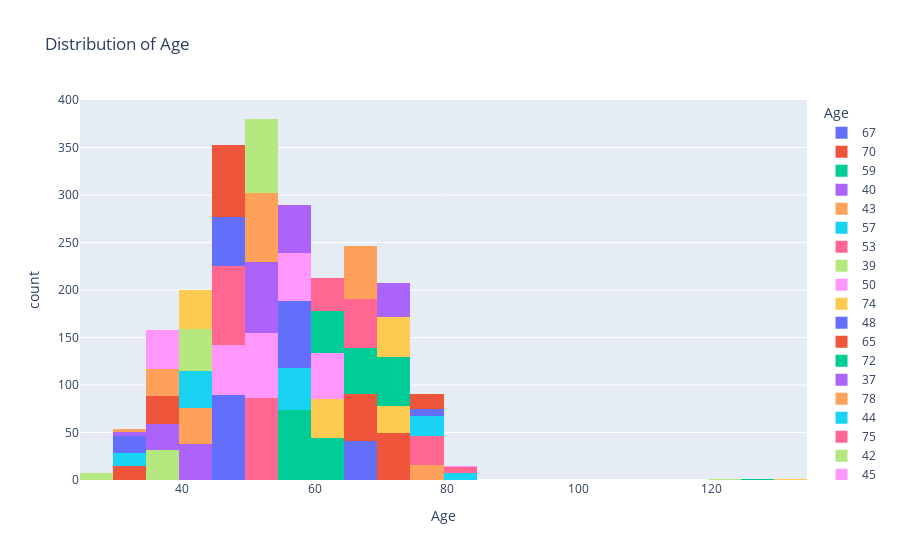

Write notebook code for a chart like this one.
### Markdown cell above
This code generates a histogram that visualizes the distribution of values in the 'Age' column. The x-axis displays the age, while the y-axis shows the number of customers corresponding to each age value.

### Code cell
# Distribbution of Age

fig_age = px.histogram(df, x="Age", nbins=30, color='Age', title="Distribution of Age")

fig_age.show()

### Figure 1 — Plotly figure (JSON) as saved in the notebook; plotly's stock layout.template omitted (floating-point values rounded to 4 significant figures)
{"data": [{"alignmentgroup": "True", "bingroup": "x", "hovertemplate": "Age=%{x}<br>count=%{y}<extra></extra>", "legendgroup": "67", "marker": {"color": "#636efa", "pattern": {"shape": ""}}, "name": "67", "nbinsx": 30, "offsetgroup": "67", "orientation": "v", "showlegend": true, "type": "histogram", "x": [67, 67, 67, 67, 67, 67, 67, 67, 67, 67, 67, 67, 67, 67, 67, 67, 67, 67, 67, 67, 67, 67, 67, 67, 67, 67, 67, 67, 67, 67, 67, 67, 67, 67, 67, 67, 67, 67, 67, 67, 67], "xaxis": "x", "yaxis": "y"}, {"alignmentgroup": "True", "bingroup": "x", "hovertemplate": "Age=%{x}<br>count=%{y}<extra></extra>", "legendgroup": "70", "marker": {"color": "#EF553B", "pattern": {"shape": ""}}, "name": "70", "nbinsx": 30, "offsetgroup": "70", "orientation": "v", "showlegend": true, "type": "histogram", "x": [70, 70, 70, 70, 70, 70, 70, 70, 70, 70, 70, 70, 70, 70, 70, 70, 70, 70, 70, 70, 70, 70, 70, 70, 70, 70, 70, 70, 70, 70, 70, 70, 70, 70, 70, 70, 70, 70, 70, 70, 70, 70, 70, 70, 70, 70, 70, 70, 70], "xaxis": "x", "yaxis": "y"}, {"alignmentgroup": "True", "bingroup": "x", "hovertemplate": "Age=%{x}<br>count=%{y}<extra></extra>", "legendgroup": "59", "marker": {"color": "#00cc96", "pattern": {"shape": ""}}, "name": "59", "nbinsx": 30, "offsetgroup": "59", "orientation": "v", "showlegend": true, "type": "histogram", "x": [59, 59, 59, 59, 59, 59, 59, 59, 59, 59, 59, 59, 59, 59, 59, 59, 59, 59, 59, 59, 59, 59, 59, 59, 59, 59, 59, 59, 59, 59, 59, 59, 59, 59, 59, 59, 59, 59, 59, 59, 59, 59, 59, 59, 59, 59, 59, 59, 59, 59, 59, 59, 59, 59, 59, 59, 59, 59, 59, 59, 59, 59, 59, 59, 59, 59, 59, 59, 59, 59, 59, 59, 59, 59], "xaxis": "x", "yaxis": "y"}, {"alignmentgroup": "True", "bingroup": "x", "hovertemplate": "Age=%{x}<br>count=%{y}<extra></extra>", "legendgroup": "40", "marker": {"color": "#ab63fa", "pattern": {"shape": ""}}, "name": "40", "nbinsx": 30, "offsetgroup": "40", "orientation": "v", "showlegend": true, "type": "histogram", "x": [40, 40, 40, 40, 40, 40, 40, 40, 40, 40, 40, 40, 40, 40, 40, 40, 40, 40, 40, 40, 40, 40, 40, 40, 40, 40, 40, 40, 40, 40, 40, 40, 40, 40, 40, 40, 40, 40], "xaxis": "x", "yaxis": "y"}, {"alignmentgroup": "True", "bingroup": "x", "hovertemplate": "Age=%{x}<br>count=%{y}<extra></extra>", "legendgroup": "43", "marker": {"color": "#FFA15A", "pattern": {"shape": ""}}, "name": "43", "nbinsx": 30, "offsetgroup": "43", "orientation": "v", "showlegend": true, "type": "histogram", "x": [43, 43, 43, 43, 43, 43, 43, 43, 43, 43, 43, 43, 43, 43, 43, 43, 43, 43, 43, 43, 43, 43, 43, 43, 43, 43, 43, 43, 43, 43, 43, 43, 43, 43, 43, 43, 43, 43], "xaxis": "x", "yaxis": "y"}, {"alignmentgroup": "True", "bingroup": "x", "hovertemplate": "Age=%{x}<br>count=%{y}<extra></extra>", "legendgroup": "57", "marker": {"color": "#19d3f3", "pattern": {"shape": ""}}, "name": "57", "nbinsx": 30, "offsetgroup": "57", "orientation": "v", "showlegend": true, "type": "histogram", "x": [57, 57, 57, 57, 57, 57, 57, 57, 57, 57, 57, 57, 57, 57, 57, 57, 57, 57, 57, 57, 57, 57, 57, 57, 57, 57, 57, 57, 57, 57, 57, 57, 57, 57, 57, 57, 57, 57, 57, 57, 57, 57, 57, 57], "xaxis": "x", "yaxis": "y"}, {"alignmentgroup": "True", "bingroup": "x", "hovertemplate": "Age=%{x}<br>count=%{y}<extra></extra>", "legendgroup": "53", "marker": {"color": "#FF6692", "pattern": {"shape": ""}}, "name": "53", "nbinsx": 30, "offsetgroup": "53", "orientation": "v", "showlegend": true, "type": "histogram", "x": [53, 53, 53, 53, 53, 53, 53, 53, 53, 53, 53, 53, 53, 53, 53, 53, 53, 53, 53, 53, 53, 53, 53, 53, 53, 53, 53, 53, 53, 53, 53, 53, 53, 53, 53, 53, 53, 53, 53, 53, 53, 53, 53, 53, 53, 53, 53, 53, 53, 53, 53, 53, 53, 53, 53, 53, 53, 53, 53, 53, 53, 53, 53, 53, 53, 53, 53, 53, 53, 53, 53, 53, 53, 53, 53, 53, 53, 53, 53, 53, 53, 53, 53, 53, 53, 53], "xaxis": "x", "yaxis": "y"}, {"alignmentgroup": "True", "bingroup": "x", "hovertemplate": "Age=%{x}<br>count=%{y}<extra></extra>", "legendgroup": "39", "marker": {"color": "#B6E880", "pattern": {"shape": ""}}, "name": "39", "nbinsx": 30, "offsetgroup": "39", "orientation": "v", "showlegend": true, "type": "histogram", "x": [39, 39, 39, 39, 39, 39, 39, 39, 39, 39, 39, 39, 39, 39, 39, 39, 39, 39, 39, 39, 39, 39, 39, 39, 39, 39, 39, 39, 39, 39, 39, 39], "xaxis": "x", "yaxis": "y"}, {"alignmentgroup": "True", "bingroup": "x", "hovertemplate": "Age=%{x}<br>count=%{y}<extra></extra>", "legendgroup": "50", "marker": {"color": "#FF97FF", "pattern": {"shape": ""}}, "name": "50", "nbinsx": 30, "offsetgroup": "50", "orientation": "v", "showlegend": true, "type": "histogram", "x": [50, 50, 50, 50, 50, 50, 50, 50, 50, 50, 50, 50, 50, 50, 50, 50, 50, 50, 50, 50, 50, 50, 50, 50, 50, 50, 50, 50, 50, 50, 50, 50, 50, 50, 50, 50, 50, 50, 50, 50, 50, 50, 50, 50, 50, 50, 50, 50, 50, 50, 50, 50, 50, 50, 50, 50, 50, 50, 50, 50, 50, 50, 50, 50, 50, 50, 50, 50, 50], "xaxis": "x", "yaxis": "y"}, {"alignmentgroup": "True", "bingroup": "x", "hovertemplate": "Age=%{x}<br>count=%{y}<extra></extra>", "legendgroup": "74", "marker": {"color": "#FECB52", "pattern": {"shape": ""}}, "name": "74", "nbinsx": 30, "offsetgroup": "74", "orientation": "v", "showlegend": true, "type": "histogram", "x": [74, 74, 74, 74, 74, 74, 74, 74, 74, 74, 74, 74, 74, 74, 74, 74, 74, 74, 74, 74, 74, 74, 74, 74, 74, 74, 74, 74, 74], "xaxis": "x", "yaxis": "y"}, {"alignmentgroup": "True", "bingroup": "x", "hovertemplate": "Age=%{x}<br>count=%{y}<extra></extra>", "legendgroup": "48", "marker": {"color": "#636efa", "pattern": {"shape": ""}}, "name": "48", "nbinsx": 30, "offsetgroup": "48", "orientation": "v", "showlegend": true, "type": "histogram", "x": [48, 48, 48, 48, 48, 48, 48, 48, 48, 48, 48, 48, 48, 48, 48, 48, 48, 48, 48, 48, 48, 48, 48, 48, 48, 48, 48, 48, 48, 48, 48, 48, 48, 48, 48, 48, 48, 48, 48, 48, 48, 48, 48, 48, 48, 48, 48, 48, 48, 48, 48, 48, 48, 48, 48, 48, 48, 48, 48, 48, 48, 48, 48, 48, 48, 48, 48, 48, 48, 48, 48, 48, 48, 48, 48, 48, 48, 48, 48, 48, 48, 48, 48, 48, 48, 48, 48, 48, 48], "xaxis": "x", "yaxis": "y"}, {"alignmentgroup": "True", "bingroup": "x", "hovertemplate": "Age=%{x}<br>count=%{y}<extra></extra>", "legendgroup": "65", "marker": {"color": "#EF553B", "pattern": {"shape": ""}}, "name": "65", "nbinsx": 30, "offsetgroup": "65", "orientation": "v", "showlegend": true, "type": "histogram", "x": [65, 65, 65, 65, 65, 65, 65, 65, 65, 65, 65, 65, 65, 65, 65, 65, 65, 65, 65, 65, 65, 65, 65, 65, 65, 65, 65, 65, 65, 65, 65, 65, 65, 65, 65, 65, 65, 65, 65, 65, 65, 65, 65, 65, 65, 65, 65, 65, 65, 65], "xaxis": "x", "yaxis": "y"}, {"alignmentgroup": "True", "bingroup": "x", "hovertemplate": "Age=%{x}<br>count=%{y}<extra></extra>", "legendgroup": "72", "marker": {"color": "#00cc96", "pattern": {"shape": ""}}, "name": "72", "nbinsx": 30, "offsetgroup": "72", "orientation": "v", "showlegend": true, "type": "histogram", "x": [72, 72, 72, 72, 72, 72, 72, 72, 72, 72, 72, 72, 72, 72, 72, 72, 72, 72, 72, 72, 72, 72, 72, 72, 72, 72, 72, 72, 72, 72, 72, 72, 72, 72, 72, 72, 72, 72, 72, 72, 72, 72, 72, 72, 72, 72, 72, 72, 72, 72, 72, 72], "xaxis": "x", "yaxis": "y"}, {"alignmentgroup": "True", "bingroup": "x", "hovertemplate": "Age=%{x}<br>count=%{y}<extra></extra>", "legendgroup": "37", "marker": {"color": "#ab63fa", "pattern": {"shape": ""}}, "name": "37", "nbinsx": 30, "offsetgroup": "37", "orientation": "v", "showlegend": true, "type": "histogram", "x": [37, 37, 37, 37, 37, 37, 37, 37, 37, 37, 37, 37, 37, 37, 37, 37, 37, 37, 37, 37, 37, 37, 37, 37, 37, 37, 37], "xaxis": "x", "yaxis": "y"}, {"alignmentgroup": "True", "bingroup": "x", "hovertemplate": "Age=%{x}<br>count=%{y}<extra></extra>", "legendgroup": "78", "marker": {"color": "#FFA15A", "pattern": {"shape": ""}}, "name": "78", "nbinsx": 30, "offsetgroup": "78", "orientation": "v", "showlegend": true, "type": "histogram", "x": [78, 78, 78, 78, 78, 78, 78, 78, 78, 78, 78, 78, 78, 78, 78, 78], "xaxis": "x", "yaxis": "y"}, {"alignmentgroup": "True", "bingroup": "x", "hovertemplate": "Age=%{x}<br>count=%{y}<extra></extra>", "legendgroup": "44", "marker": {"color": "#19d3f3", "pattern": {"shape": ""}}, "name": "44", "nbinsx": 30, "offsetgroup": "44", "orientation": "v", "showlegend": true, "type": "histogram", "x": [44, 44, 44, 44, 44, 44, 44, 44, 44, 44, 44, 44, 44, 44, 44, 44, 44, 44, 44, 44, 44, 44, 44, 44, 44, 44, 44, 44, 44, 44, 44, 44, 44, 44, 44, 44, 44, 44, 44], "xaxis": "x", "yaxis": "y"}, {"alignmentgroup": "True", "bingroup": "x", "hovertemplate": "Age=%{x}<br>count=%{y}<extra></extra>", "legendgroup": "75", "marker": {"color": "#FF6692", "pattern": {"shape": ""}}, "name": "75", "nbinsx": 30, "offsetgroup": "75", "orientation": "v", "showlegend": true, "type": "histogram", "x": [75, 75, 75, 75, 75, 75, 75, 75, 75, 75, 75, 75, 75, 75, 75, 75, 75, 75, 75, 75, 75, 75, 75, 75, 75, 75, 75, 75, 75, 75], "xaxis": "x", "yaxis": "y"}, {"alignmentgroup": "True", "bingroup": "x", "hovertemplate": "Age=%{x}<br>count=%{y}<extra></extra>", "legendgroup": "42", "marker": {"color": "#B6E880", "pattern": {"shape": ""}}, "name": "42", "nbinsx": 30, "offsetgroup": "42", "orientation": "v", "showlegend": true, "type": "histogram", "x": [42, 42, 42, 42, 42, 42, 42, 42, 42, 42, 42, 42, 42, 42, 42, 42, 42, 42, 42, 42, 42, 42, 42, 42, 42, 42, 42, 42, 42, 42, 42, 42, 42, 42, 42, 42, 42, 42, 42, 42, 42, 42, 42, 42], "xaxis": "x", "yaxis": "y"}, {"alignmentgroup": "True", "bingroup": "x", "hovertemplate": "Age=%{x}<br>count=%{y}<extra></extra>", "legendgroup": "45", "marker": {"color": "#FF97FF", "pattern": {"shape": ""}}, "name": "45", "nbinsx": 30, "offsetgroup": "45", "orientation": "v", "showlegend": true, "type": "histogram", "x": [45, 45, 45, 45, 45, 45, 45, 45, 45, 45, 45, 45, 45, 45, 45, 45, 45, 45, 45, 45, 45, 45, 45, 45, 45, 45, 45, 45, 45, 45, 45, 45, 45, 45, 45, 45, 45, 45, 45, 45, 45, 45, 45, 45, 45, 45, 45, 45, 45, 45, 45, 45, 45], "xaxis": "x", "yaxis": "y"}, {"alignmentgroup": "True", "bingroup": "x", "hovertemplate": "Age=%{x}<br>count=%{y}<extra></extra>", "legendgroup": "73", "marker": {"color": "#FECB52", "pattern": {"shape": ""}}, "name": "73", "nbinsx": 30, "offsetgroup": "73", "orientation": "v", "showlegend": true, "type": "histogram", "x": [73, 73, 73, 73, 73, 73, 73, 73, 73, 73, 73, 73, 73, 73, 73, 73, 73, 73, 73, 73, 73, 73, 73, 73, 73, 73, 73, 73, 73, 73, 73, 73, 73, 73, 73, 73, 73, 73, 73, 73, 73, 73], "xaxis": "x", "yaxis": "y"}, {"alignmentgroup": "True", "bingroup": "x", "hovertemplate": "Age=%{x}<br>count=%{y}<extra></extra>", "legendgroup": "55", "marker": {"color": "#636efa", "pattern": {"shape": ""}}, "name": "55", "nbinsx": 30, "offsetgroup": "55", "orientation": "v", "showlegend": true, "type": "histogram", "x": [55, 55, 55, 55, 55, 55, 55, 55, 55, 55, 55, 55, 55, 55, 55, 55, 55, 55, 55, 55, 55, 55, 55, 55, 55, 55, 55, 55, 55, 55, 55, 55, 55, 55, 55, 55, 55, 55, 55, 55, 55, 55, 55, 55, 55, 55, 55, 55, 55, 55, 55, 55, 55, 55, 55, 55, 55, 55, 55, 55, 55, 55, 55, 55, 55, 55, 55, 55, 55, 55], "xaxis": "x", "yaxis": "y"}, {"alignmentgroup": "True", "bingroup": "x", "hovertemplate": "Age=%{x}<br>count=%{y}<extra></extra>", "legendgroup": "35", "marker": {"color": "#EF553B", "pattern": {"shape": ""}}, "name": "35", "nbinsx": 30, "offsetgroup": "35", "orientation": "v", "showlegend": true, "type": "histogram", "x": [35, 35, 35, 35, 35, 35, 35, 35, 35, 35, 35, 35, 35, 35, 35, 35, 35, 35, 35, 35, 35, 35, 35, 35, 35, 35, 35, 35, 35], "xaxis": "x", "yaxis": "y"}, {"alignmentgroup": "True", "bingroup": "x", "hovertemplate": "Age=%{x}<br>count=%{y}<extra></extra>", "legendgroup": "61", "marker": {"color": "#00cc96", "pattern": {"shape": ""}}, "name": "61", "nbinsx": 30, "offsetgroup": "61", "orientation": "v", "showlegend": true, "type": "histogram", "x": [61, 61, 61, 61, 61, 61, 61, 61, 61, 61, 61, 61, 61, 61, 61, 61, 61, 61, 61, 61, 61, 61, 61, 61, 61, 61, 61, 61, 61, 61, 61, 61, 61, 61, 61, 61, 61, 61, 61, 61, 61, 61, 61, 61], "xaxis": "x", "yaxis": "y"}, {"alignmentgroup": "True", "bingroup": "x", "hovertemplate": "Age=%{x}<br>count=%{y}<extra></extra>", "legendgroup": "54", "marker": {"color": "#ab63fa", "pattern": {"shape": ""}}, "name": "54", "nbinsx": 30, "offsetgroup": "54", "orientation": "v", "showlegend": true, "type": "histogram", "x": [54, 54, 54, 54, 54, 54, 54, 54, 54, 54, 54, 54, 54, 54, 54, 54, 54, 54, 54, 54, 54, 54, 54, 54, 54, 54, 54, 54, 54, 54, 54, 54, 54, 54, 54, 54, 54, 54, 54, 54, 54, 54, 54, 54, 54, 54, 54, 54, 54, 54, 54, 54, 54, 54, 54, 54, 54, 54, 54, 54, 54, 54, 54, 54, 54, 54, 54, 54, 54, 54, 54, 54, 54, 54, 54], "xaxis": "x", "yaxis": "y"}, {"alignmentgroup": "True", "bingroup": "x", "hovertemplate": "Age=%{x}<br>count=%{y}<extra></extra>", "legendgroup": "51", "marker": {"color": "#FFA15A", "pattern": {"shape": ""}}, "name": "51", "nbinsx": 30, "offsetgroup": "51", "orientation": "v", "showlegend": true, "type": "histogram", "x": [51, 51, 51, 51, 51, 51, 51, 51, 51, 51, 51, 51, 51, 51, 51, 51, 51, 51, 51, 51, 51, 51, 51, 51, 51, 51, 51, 51, 51, 51, 51, 51, 51, 51, 51, 51, 51, 51, 51, 51, 51, 51, 51, 51, 51, 51, 51, 51, 51, 51, 51, 51, 51, 51, 51, 51, 51, 51, 51, 51, 51, 51, 51, 51, 51, 51, 51, 51, 51, 51, 51, 51], "xaxis": "x", "yaxis": "y"}, {"alignmentgroup": "True", "bingroup": "x", "hovertemplate": "Age=%{x}<br>count=%{y}<extra></extra>", "legendgroup": "81", "marker": {"color": "#19d3f3", "pattern": {"shape": ""}}, "name": "81", "nbinsx": 30, "offsetgroup": "81", "orientation": "v", "showlegend": true, "type": "histogram", "x": [81, 81, 81, 81, 81, 81], "xaxis": "x", "yaxis": "y"}, {"alignmentgroup": "True", "bingroup": "x", "hovertemplate": "Age=%{x}<br>count=%{y}<extra></extra>", "legendgroup": "49", "marker": {"color": "#FF6692", "pattern": {"shape": ""}}, "name": "49", "nbinsx": 30, "offsetgroup": "49", "orientation": "v", "showlegend": true, "type": "histogram", "x": [49, 49, 49, 49, 49, 49, 49, 49, 49, 49, 49, 49, 49, 49, 49, 49, 49, 49, 49, 49, 49, 49, 49, 49, 49, 49, 49, 49, 49, 49, 49, 49, 49, 49, 49, 49, 49, 49, 49, 49, 49, 49, 49, 49, 49, 49, 49, 49, 49, 49, 49, 49, 49, 49, 49, 49, 49, 49, 49, 49, 49, 49, 49, 49, 49, 49, 49, 49, 49, 49, 49, 49, 49, 49, 49, 49, 49, 49, 49, 49, 49, 49, 49], "xaxis": "x", "yaxis": "y"}, {"alignmentgroup": "True", "bingroup": "x", "hovertemplate": "Age=%{x}<br>count=%{y}<extra></extra>", "legendgroup": "28", "marker": {"color": "#B6E880", "pattern": {"shape": ""}}, "name": "28", "nbinsx": 30, "offsetgroup": "28", "orientation": "v", "showlegend": true, "type": "histogram", "x": [28, 28], "xaxis": "x", "yaxis": "y"}, {"alignmentgroup": "True", "bingroup": "x", "hovertemplate": "Age=%{x}<br>count=%{y}<extra></extra>", "legendgroup": "56", "marker": {"color": "#FF97FF", "pattern": {"shape": ""}}, "name": "56", "nbinsx": 30, "offsetgroup": "56", "orientation": "v", "showlegend": true, "type": "histogram", "x": [56, 56, 56, 56, 56, 56, 56, 56, 56, 56, 56, 56, 56, 56, 56, 56, 56, 56, 56, 56, 56, 56, 56, 56, 56, 56, 56, 56, 56, 56, 56, 56, 56, 56, 56, 56, 56, 56, 56, 56, 56, 56, 56, 56, 56, 56, 56, 56, 56, 56, 56], "xaxis": "x", "yaxis": "y"}, {"alignmentgroup": "True", "bingroup": "x", "hovertemplate": "Age=%{x}<br>count=%{y}<extra></extra>", "legendgroup": "60", "marker": {"color": "#FECB52", "pattern": {"shape": ""}}, "name": "60", "nbinsx": 30, "offsetgroup": "60", "orientation": "v", "showlegend": true, "type": "histogram", "x": [60, 60, 60, 60, 60, 60, 60, 60, 60, 60, 60, 60, 60, 60, 60, 60, 60, 60, 60, 60, 60, 60, 60, 60, 60, 60, 60, 60, 60, 60, 60, 60, 60, 60, 60, 60, 60, 60, 60, 60, 60], "xaxis": "x", "yaxis": "y"}, {"alignmentgroup": "True", "bingroup": "x", "hovertemplate": "Age=%{x}<br>count=%{y}<extra></extra>", "legendgroup": "47", "marker": {"color": "#636efa", "pattern": {"shape": ""}}, "name": "47", "nbinsx": 30, "offsetgroup": "47", "orientation": "v", "showlegend": true, "type": "histogram", "x": [47, 47, 47, 47, 47, 47, 47, 47, 47, 47, 47, 47, 47, 47, 47, 47, 47, 47, 47, 47, 47, 47, 47, 47, 47, 47, 47, 47, 47, 47, 47, 47, 47, 47, 47, 47, 47, 47, 47, 47, 47, 47, 47, 47, 47, 47, 47, 47, 47, 47, 47, 47], "xaxis": "x", "yaxis": "y"}, {"alignmentgroup": "True", "bingroup": "x", "hovertemplate": "Age=%{x}<br>count=%{y}<extra></extra>", "legendgroup": "46", "marker": {"color": "#EF553B", "pattern": {"shape": ""}}, "name": "46", "nbinsx": 30, "offsetgroup": "46", "orientation": "v", "showlegend": true, "type": "histogram", "x": [46, 46, 46, 46, 46, 46, 46, 46, 46, 46, 46, 46, 46, 46, 46, 46, 46, 46, 46, 46, 46, 46, 46, 46, 46, 46, 46, 46, 46, 46, 46, 46, 46, 46, 46, 46, 46, 46, 46, 46, 46, 46, 46, 46, 46, 46, 46, 46, 46, 46, 46, 46, 46, 46, 46, 46, 46, 46, 46, 46, 46, 46, 46, 46, 46, 46, 46, 46, 46, 46, 46, 46, 46, 46, 46, 46], "xaxis": "x", "yaxis": "y"}, {"alignmentgroup": "True", "bingroup": "x", "hovertemplate": "Age=%{x}<br>count=%{y}<extra></extra>", "legendgroup": "69", "marker": {"color": "#00cc96", "pattern": {"shape": ""}}, "name": "69", "nbinsx": 30, "offsetgroup": "69", "orientation": "v", "showlegend": true, "type": "histogram", "x": [69, 69, 69, 69, 69, 69, 69, 69, 69, 69, 69, 69, 69, 69, 69, 69, 69, 69, 69, 69, 69, 69, 69, 69, 69, 69, 69, 69, 69, 69, 69, 69, 69, 69, 69, 69, 69, 69, 69, 69, 69, 69, 69, 69, 69, 69, 69, 69], "xaxis": "x", "yaxis": "y"}, {"alignmentgroup": "True", "bingroup": "x", "hovertemplate": "Age=%{x}<br>count=%{y}<extra></extra>", "legendgroup": "58", "marker": {"color": "#ab63fa", "pattern": {"shape": ""}}, "name": "58", "nbinsx": 30, "offsetgroup": "58", "orientation": "v", "showlegend": true, "type": "histogram", "x": [58, 58, 58, 58, 58, 58, 58, 58, 58, 58, 58, 58, 58, 58, 58, 58, 58, 58, 58, 58, 58, 58, 58, 58, 58, 58, 58, 58, 58, 58, 58, 58, 58, 58, 58, 58, 58, 58, 58, 58, 58, 58, 58, 58, 58, 58, 58, 58, 58, 58], "xaxis": "x", "yaxis": "y"}, {"alignmentgroup": "True", "bingroup": "x", "hovertemplate": "Age=%{x}<br>count=%{y}<extra></extra>", "legendgroup": "36", "marker": {"color": "#FFA15A", "pattern": {"shape": ""}}, "name": "36", "nbinsx": 30, "offsetgroup": "36", "orientation": "v", "showlegend": true, "type": "histogram", "x": [36, 36, 36, 36, 36, 36, 36, 36, 36, 36, 36, 36, 36, 36, 36, 36, 36, 36, 36, 36, 36, 36, 36, 36, 36, 36, 36, 36, 36], "xaxis": "x", "yaxis": "y"}, {"alignmentgroup": "True", "bingroup": "x", "hovertemplate": "Age=%{x}<br>count=%{y}<extra></extra>", "legendgroup": "76", "marker": {"color": "#19d3f3", "pattern": {"shape": ""}}, "name": "76", "nbinsx": 30, "offsetgroup": "76", "orientation": "v", "showlegend": true, "type": "histogram", "x": [76, 76, 76, 76, 76, 76, 76, 76, 76, 76, 76, 76, 76, 76, 76, 76, 76, 76, 76, 76, 76], "xaxis": "x", "yaxis": "y"}, {"alignmentgroup": "True", "bingroup": "x", "hovertemplate": "Age=%{x}<br>count=%{y}<extra></extra>", "legendgroup": "66", "marker": {"color": "#FF6692", "pattern": {"shape": ""}}, "name": "66", "nbinsx": 30, "offsetgroup": "66", "orientation": "v", "showlegend": true, "type": "histogram", "x": [66, 66, 66, 66, 66, 66, 66, 66, 66, 66, 66, 66, 66, 66, 66, 66, 66, 66, 66, 66, 66, 66, 66, 66, 66, 66, 66, 66, 66, 66, 66, 66, 66, 66, 66, 66, 66, 66, 66, 66, 66, 66, 66, 66, 66, 66, 66, 66, 66, 66, 66, 66], "xaxis": "x", "yaxis": "y"}, {"alignmentgroup": "True", "bingroup": "x", "hovertemplate": "Age=%{x}<br>count=%{y}<extra></extra>", "legendgroup": "52", "marker": {"color": "#B6E880", "pattern": {"shape": ""}}, "name": "52", "nbinsx": 30, "offsetgroup": "52", "orientation": "v", "showlegend": true, "type": "histogram", "x": [52, 52, 52, 52, 52, 52, 52, 52, 52, 52, 52, 52, 52, 52, 52, 52, 52, 52, 52, 52, 52, 52, 52, 52, 52, 52, 52, 52, 52, 52, 52, 52, 52, 52, 52, 52, 52, 52, 52, 52, 52, 52, 52, 52, 52, 52, 52, 52, 52, 52, 52, 52, 52, 52, 52, 52, 52, 52, 52, 52, 52, 52, 52, 52, 52, 52, 52, 52, 52, 52, 52, 52, 52, 52, 52, 52, 52, 52], "xaxis": "x", "yaxis": "y"}, {"alignmentgroup": "True", "bingroup": "x", "hovertemplate": "Age=%{x}<br>count=%{y}<extra></extra>", "legendgroup": "64", "marker": {"color": "#FF97FF", "pattern": {"shape": ""}}, "name": "64", "nbinsx": 30, "offsetgroup": "64", "orientation": "v", "showlegend": true, "type": "histogram", "x": [64, 64, 64, 64, 64, 64, 64, 64, 64, 64, 64, 64, 64, 64, 64, 64, 64, 64, 64, 64, 64, 64, 64, 64, 64, 64, 64, 64, 64, 64, 64, 64, 64, 64, 64, 64, 64, 64, 64, 64, 64, 64, 64, 64, 64, 64, 64, 64, 64], "xaxis": "x", "yaxis": "y"}, {"alignmentgroup": "True", "bingroup": "x", "hovertemplate": "Age=%{x}<br>count=%{y}<extra></extra>", "legendgroup": "41", "marker": {"color": "#FECB52", "pattern": {"shape": ""}}, "name": "41", "nbinsx": 30, "offsetgroup": "41", "orientation": "v", "showlegend": true, "type": "histogram", "x": [41, 41, 41, 41, 41, 41, 41, 41, 41, 41, 41, 41, 41, 41, 41, 41, 41, 41, 41, 41, 41, 41, 41, 41, 41, 41, 41, 41, 41, 41, 41, 41, 41, 41, 41, 41, 41, 41, 41, 41, 41], "xaxis": "x", "yaxis": "y"}, {"alignmentgroup": "True", "bingroup": "x", "hovertemplate": "Age=%{x}<br>count=%{y}<extra></extra>", "legendgroup": "79", "marker": {"color": "#636efa", "pattern": {"shape": ""}}, "name": "79", "nbinsx": 30, "offsetgroup": "79", "orientation": "v", "showlegend": true, "type": "histogram", "x": [79, 79, 79, 79, 79, 79, 79, 79], "xaxis": "x", "yaxis": "y"}, {"alignmentgroup": "True", "bingroup": "x", "hovertemplate": "Age=%{x}<br>count=%{y}<extra></extra>", "legendgroup": "33", "marker": {"color": "#EF553B", "pattern": {"shape": ""}}, "name": "33", "nbinsx": 30, "offsetgroup": "33", "orientation": "v", "showlegend": true, "type": "histogram", "x": [33, 33, 33, 33, 33, 33, 33, 33, 33, 33, 33, 33, 33, 33, 33], "xaxis": "x", "yaxis": "y"}, {"alignmentgroup": "True", "bingroup": "x", "hovertemplate": "Age=%{x}<br>count=%{y}<extra></extra>", "legendgroup": "62", "marker": {"color": "#00cc96", "pattern": {"shape": ""}}, "name": "62", "nbinsx": 30, "offsetgroup": "62", "orientation": "v", "showlegend": true, "type": "histogram", "x": [62, 62, 62, 62, 62, 62, 62, 62, 62, 62, 62, 62, 62, 62, 62, 62, 62, 62, 62, 62, 62, 62, 62, 62, 62, 62, 62, 62, 62, 62, 62, 62, 62, 62, 62, 62, 62, 62, 62, 62, 62, 62, 62, 62], "xaxis": "x", "yaxis": "y"}, {"alignmentgroup": "True", "bingroup": "x", "hovertemplate": "Age=%{x}<br>count=%{y}<extra></extra>", "legendgroup": "71", "marker": {"color": "#ab63fa", "pattern": {"shape": ""}}, "name": "71", "nbinsx": 30, "offsetgroup": "71", "orientation": "v", "showlegend": true, "type": "histogram", "x": [71, 71, 71, 71, 71, 71, 71, 71, 71, 71, 71, 71, 71, 71, 71, 71, 71, 71, 71, 71, 71, 71, 71, 71, 71, 71, 71, 71, 71, 71, 71, 71, 71, 71, 71], "xaxis": "x", "yaxis": "y"}, {"alignmentgroup": "True", "bingroup": "x", "hovertemplate": "Age=%{x}<br>count=%{y}<extra></extra>", "legendgroup": "68", "marker": {"color": "#FFA15A", "pattern": {"shape": ""}}, "name": "68", "nbinsx": 30, "offsetgroup": "68", "orientation": "v", "showlegend": true, "type": "histogram", "x": [68, 68, 68, 68, 68, 68, 68, 68, 68, 68, 68, 68, 68, 68, 68, 68, 68, 68, 68, 68, 68, 68, 68, 68, 68, 68, 68, 68, 68, 68, 68, 68, 68, 68, 68, 68, 68, 68, 68, 68, 68, 68, 68, 68, 68, 68, 68, 68, 68, 68, 68, 68, 68, 68, 68], "xaxis": "x", "yaxis": "y"}, {"alignmentgroup": "True", "bingroup": "x", "hovertemplate": "Age=%{x}<br>count=%{y}<extra></extra>", "legendgroup": "32", "marker": {"color": "#19d3f3", "pattern": {"shape": ""}}, "name": "32", "nbinsx": 30, "offsetgroup": "32", "orientation": "v", "showlegend": true, "type": "histogram", "x": [32, 32, 32, 32, 32, 32, 32, 32, 32, 32, 32, 32, 32], "xaxis": "x", "yaxis": "y"}, {"alignmentgroup": "True", "bingroup": "x", "hovertemplate": "Age=%{x}<br>count=%{y}<extra></extra>", "legendgroup": "63", "marker": {"color": "#FF6692", "pattern": {"shape": ""}}, "name": "63", "nbinsx": 30, "offsetgroup": "63", "orientation": "v", "showlegend": true, "type": "histogram", "x": [63, 63, 63, 63, 63, 63, 63, 63, 63, 63, 63, 63, 63, 63, 63, 63, 63, 63, 63, 63, 63, 63, 63, 63, 63, 63, 63, 63, 63, 63, 63, 63, 63, 63, 63], "xaxis": "x", "yaxis": "y"}, {"alignmentgroup": "True", "bingroup": "x", "hovertemplate": "Age=%{x}<br>count=%{y}<extra></extra>", "legendgroup": "124", "marker": {"color": "#B6E880", "pattern": {"shape": ""}}, "name": "124", "nbinsx": 30, "offsetgroup": "124", "orientation": "v", "showlegend": true, "type": "histogram", "x": [124], "xaxis": "x", "yaxis": "y"}, {"alignmentgroup": "True", "bingroup": "x", "hovertemplate": "Age=%{x}<br>count=%{y}<extra></extra>", "legendgroup": "38", "marker": {"color": "#FF97FF", "pattern": {"shape": ""}}, "name": "38", "nbinsx": 30, "offsetgroup": "38", "orientation": "v", "showlegend": true, "type": "histogram", "x": [38, 38, 38, 38, 38, 38, 38, 38, 38, 38, 38, 38, 38, 38, 38, 38, 38, 38, 38, 38, 38, 38, 38, 38, 38, 38, 38, 38, 38, 38, 38, 38, 38, 38, 38, 38, 38, 38, 38, 38, 38], "xaxis": "x", "yaxis": "y"}, {"alignmentgroup": "True", "bingroup": "x", "hovertemplate": "Age=%{x}<br>count=%{y}<extra></extra>", "legendgroup": "131", "marker": {"color": "#FECB52", "pattern": {"shape": ""}}, "name": "131", "nbinsx": 30, "offsetgroup": "131", "orientation": "v", "showlegend": true, "type": "histogram", "x": [131], "xaxis": "x", "yaxis": "y"}, {"alignmentgroup": "True", "bingroup": "x", "hovertemplate": "Age=%{x}<br>count=%{y}<extra></extra>", "legendgroup": "34", "marker": {"color": "#636efa", "pattern": {"shape": ""}}, "name": "34", "nbinsx": 30, "offsetgroup": "34", "orientation": "v", "showlegend": true, "type": "histogram", "x": [34, 34, 34, 34, 34, 34, 34, 34, 34, 34, 34, 34, 34, 34, 34, 34, 34, 34], "xaxis": "x", "yaxis": "y"}, {"alignmentgroup": "True", "bingroup": "x", "hovertemplate": "Age=%{x}<br>count=%{y}<extra></extra>", "legendgroup": "77", "marker": {"color": "#EF553B", "pattern": {"shape": ""}}, "name": "77", "nbinsx": 30, "offsetgroup": "77", "orientation": "v", "showlegend": true, "type": "histogram", "x": [77, 77, 77, 77, 77, 77, 77, 77, 77, 77, 77, 77, 77, 77, 77, 77], "xaxis": "x", "yaxis": "y"}, {"alignmentgroup": "True", "bingroup": "x", "hovertemplate": "Age=%{x}<br>count=%{y}<extra></extra>", "legendgroup": "125", "marker": {"color": "#00cc96", "pattern": {"shape": ""}}, "name": "125", "nbinsx": 30, "offsetgroup": "125", "orientation": "v", "showlegend": true, "type": "histogram", "x": [125], "xaxis": "x", "yaxis": "y"}, {"alignmentgroup": "True", "bingroup": "x", "hovertemplate": "Age=%{x}<br>count=%{y}<extra></extra>", "legendgroup": "31", "marker": {"color": "#ab63fa", "pattern": {"shape": ""}}, "name": "31", "nbinsx": 30, "offsetgroup": "31", "orientation": "v", "showlegend": true, "type": "histogram", "x": [31, 31, 31, 31, 31], "xaxis": "x", "yaxis": "y"}, {"alignmentgroup": "True", "bingroup": "x", "hovertemplate": "Age=%{x}<br>count=%{y}<extra></extra>", "legendgroup": "30", "marker": {"color": "#FFA15A", "pattern": {"shape": ""}}, "name": "30", "nbinsx": 30, "offsetgroup": "30", "orientation": "v", "showlegend": true, "type": "histogram", "x": [30, 30, 30], "xaxis": "x", "yaxis": "y"}, {"alignmentgroup": "True", "bingroup": "x", "hovertemplate": "Age=%{x}<br>count=%{y}<extra></extra>", "legendgroup": "83", "marker": {"color": "#19d3f3", "pattern": {"shape": ""}}, "name": "83", "nbinsx": 30, "offsetgroup": "83", "orientation": "v", "showlegend": true, "type": "histogram", "x": [83], "xaxis": "x", "yaxis": "y"}, {"alignmentgroup": "True", "bingroup": "x", "hovertemplate": "Age=%{x}<br>count=%{y}<extra></extra>", "legendgroup": "80", "marker": {"color": "#FF6692", "pattern": {"shape": ""}}, "name": "80", "nbinsx": 30, "offsetgroup": "80", "orientation": "v", "showlegend": true, "type": "histogram", "x": [80, 80, 80, 80, 80, 80, 80], "xaxis": "x", "yaxis": "y"}, {"alignmentgroup": "True", "bingroup": "x", "hovertemplate": "Age=%{x}<br>count=%{y}<extra></extra>", "legendgroup": "29", "marker": {"color": "#B6E880", "pattern": {"shape": ""}}, "name": "29", "nbinsx": 30, "offsetgroup": "29", "orientation": "v", "showlegend": true, "type": "histogram", "x": [29, 29, 29, 29, 29], "xaxis": "x", "yaxis": "y"}, {"alignmentgroup": "True", "bingroup": "x", "hovertemplate": "Age=%{x}<br>count=%{y}<extra></extra>", "legendgroup": "84", "marker": {"color": "#FF97FF", "pattern": {"shape": ""}}, "name": "84", "nbinsx": 30, "offsetgroup": "84", "orientation": "v", "showlegend": true, "type": "histogram", "x": [84], "xaxis": "x", "yaxis": "y"}], "layout": {"barmode": "relative", "legend": {"title": {"text": "Age"}, "tracegroupgap": 0}, "title": {"text": "Distribution of Age"}, "xaxis": {"anchor": "y", "categoryarray": [67, 70, 59, 40, 43, 57, 53, 39, 50, 74, 48, 65, 72, 37, 78, 44, 75, 42, 45, 73, 55, 35, 61, 54, 51, 81, 49, 28, 56, 60, 47, 46, 69, 58, 36, 76, 66, 52, 64, 41, 79, 33, 62, 71, 68, 32, 63, 124, 38, 131, 34, 77, 125, 31, 30, 83, 80, 29, 84], "categoryorder": "array", "domain": [0, 1], "title": {"text": "Age"}}, "yaxis": {"anchor": "x", "domain": [0, 1], "title": {"text": "count"}}}}
